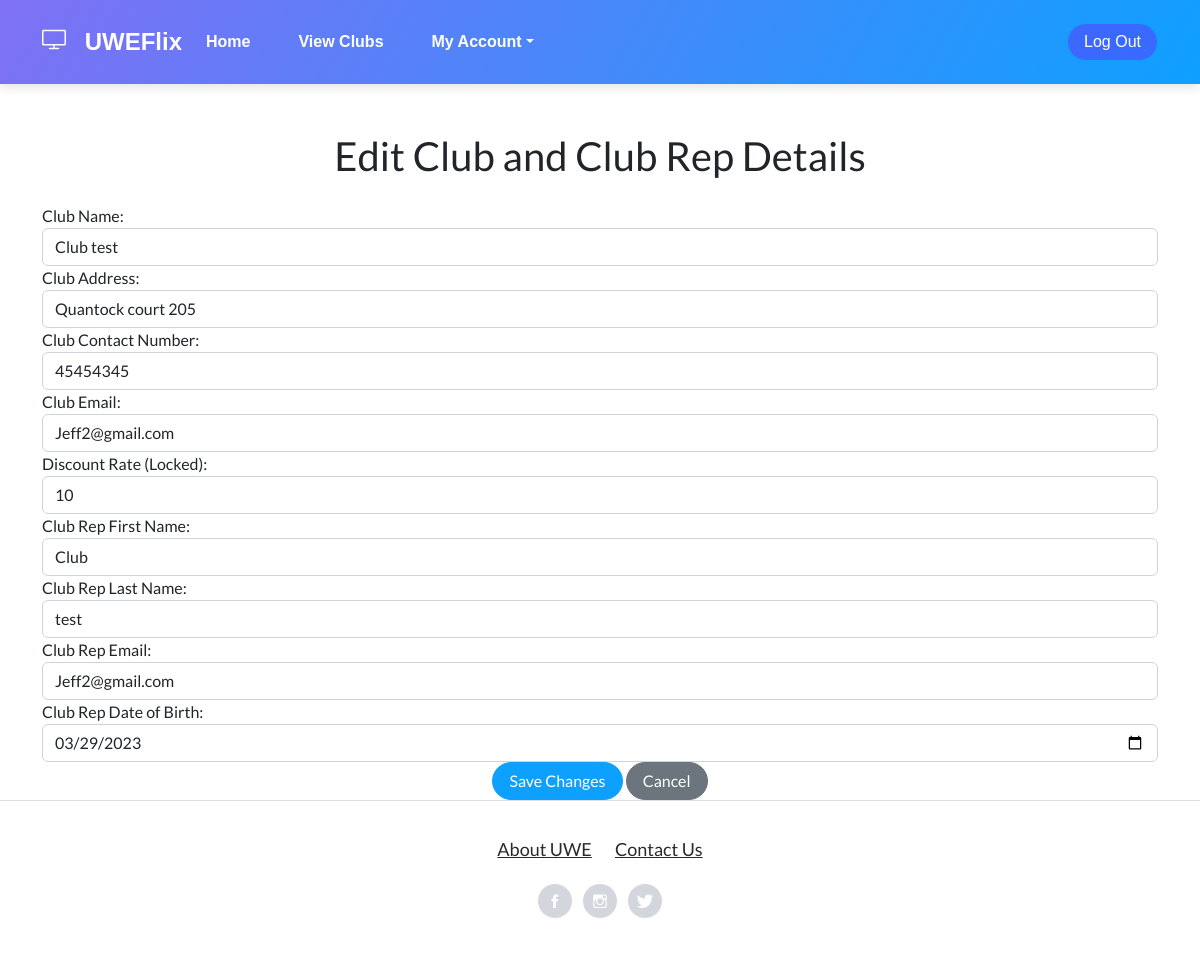
Page /cinmanager/club/1/update/ on the committed database.
### CinManager/models.py (models this page shows)
class Club(models.Model):
    id = models.AutoField(primary_key=True, unique=True)
    name = models.CharField(max_length=100)
    address = models.CharField(max_length=100)
    contact_number = models.CharField(max_length=100)
    email = models.CharField(max_length=100)
    discount_rate = models.PositiveIntegerField(default=0)

class ClubRep(models.Model):
    id = models.AutoField(primary_key=True)
    user = models.OneToOneField(User, on_delete=models.DO_NOTHING)
    dateofbirth = models.DateField(default=datetime.now)
    club = models.OneToOneField(Club, on_delete=models.CASCADE)

### CinManager/views.py (the view, shortened to what this page needs)
# urls.py: path('club/<int:club_id>/update/', views.update_club_rep, name='update_club_rep'),
def update_club_rep(request, club_id):
    userpermissions = check_permissions(request)
    club = Club.objects.get(pk=club_id)
    club_rep = ClubRep.objects.get(club=club)
    print("CLUB ID: ", club_id)
    return render(request, 'UWEFlix/editclubrep.html', {'club': club, 'club_rep': club_rep, 'userpermissions': userpermissions, 'club_id':club_id})

### CinManager/views.py (called while the page is built)
def check_permissions(request):
    if request.user.is_authenticated:
        if request.user.groups.filter(name='Cinema Managers').exists():
            userpermission = 1
        elif request.user.groups.filter(name='Club Representatives').exists():
            userpermission = 2
        elif request.user.groups.filter(name='Account Managers').exists():
            userpermission = 3
        elif request.user.groups.filter(name='Guest').exists():
            userpermission = 4
        else:
            userpermission = 0
    else:
        return redirect('Login')
    return userpermission

### web_project/templates/UWEFlix/editclubrep.html (shortened to what this page needs)
{% extends "UWEFlix/layout.html" %}
{% block content %}
<div class="container mt-5">
    <h1 class="text-center mb-4">Edit Club and Club Rep Details</h1>
    <form method="post" action="{% url 'update_club' club.id %}">
        <div class="form-group">
            <label for="id_name">Club Name:</label>
            <input type="text" class="form-control" name="name" id="id_name" value="{{ club.name }}" required>
        </div>
        <div class="form-group">
            <label for="id_address">Club Address:</label>
            <input type="text" class="form-control" name="address" id="id_address" value="{{ club.address }}" required>
        </div>
        <div class="form-group">
            <label for="id_contact_number">Club Contact Number:</label>
            <input type="text" class="form-control" name="contact_number" id="id_contact_number" value="{{ club.contact_number }}" required>
        </div>
        <div class="form-group">
            <label for="id_email">Club Email:</label>
            <input type="text" class="form-control" name="email" id="id_email" value="{{ club.email }}" required>
        </div>
        <div class="form-group">
            <label for="id_discount_rate">Discount Rate (Locked):</label>
            <input type="number" min="0" max="100" class="form-control" id="id_discount_rate" name="discount_rate" value="{{ club.discount_rate }}" required readonly>
        </div>
        <div class="form-group">
            <label for="id_firstname">Club Rep First Name:</label>
            <input type="text" class="form-control" name="first_name" id="id_firstname"
                value="{{ club_rep.user.first_name }}" required>
        </div>
        <div class="form-group">
            <label for="id_lastname">Club Rep Last Name:</label>
            <input type="text" class="form-control" name="last_name" id="id_lastname"
                value="{{ club_rep.user.last_name }}" required>
        </div>
        <div class="form-group">
            <label for="id_email">Club Rep Email:</label>
            <input type="text" class="form-control" name="email" id="id_email" value="{{ club_rep.user.email }}"
                required>
        </div>
        <div class="form-group">
            <label for="id_dateofbirth">Club Rep Date of Birth:</label>
            <input type="date" class="form-control" name="dateofbirth" id="id_dateofbirth" value="{{ club_rep.dateofbirth|date:'Y-m-d' }}" required>
        </div>
        <div class="text-center">
            <input type="submit" class="btn btn-primary" value="Save Changes">
            <a class="btn btn-secondary" href="{% url 'home' %}">Cancel</a>
        </div>
    </form>
</div>
{% endblock %}

### rows in the picture
Club: name "Club test", address "Quantock court 205", contact_number "45454345", email "Jeff2@gmail.com", discount_rate "10"
ClubRep: first_name "Club", last_name "test", email "Jeff2@gmail.com", dateofbirth "03/29/2023"
